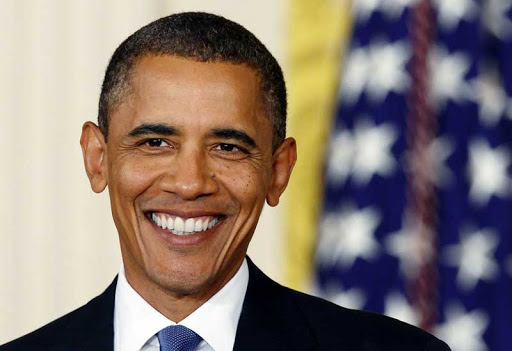
#> input picture OpenCV/imgae/sample.jpg, 512 x 351 px, given in place of plane.jpg, which was not available
$ python OpenCV_Paste.py
#> lines starting #> are read from the running program, lines starting #| are printed output that depends on the picture; pictures that were not available may be replaced by others from this repository, and a replacement may not be noted
import cv2

# 첫번째 이미지 불러오기
img1 = cv2.imread('D:\\Sources\\OpenCV_Python\\imgae\\plane.jpg')
#> img1 is the input picture: shape (351, 512, 3); mean B, G, R 115.3, 122.2, 136.1

# 첫번째 이미지 사진크기 조절
img1 = cv2.resize(img1, (620, 500))
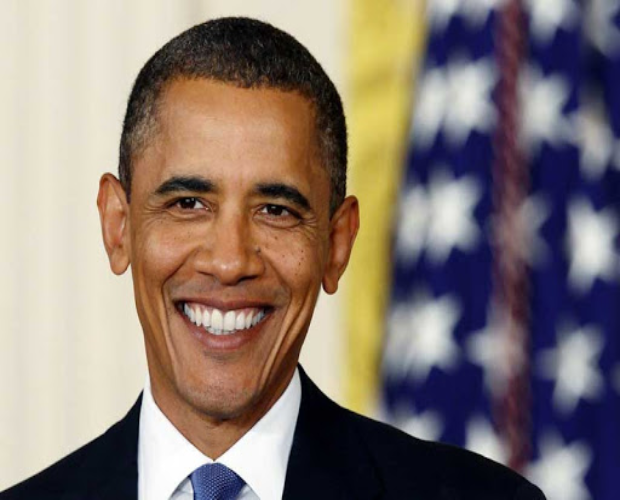
#> img1: shape (500, 620, 3); mean B, G, R 115.2, 122, 136

# 두번째 이미지 불러오기
img2 = cv2.imread('D:\\Sources\\OpenCV_Python\\imgae\\save_plane.jpg')
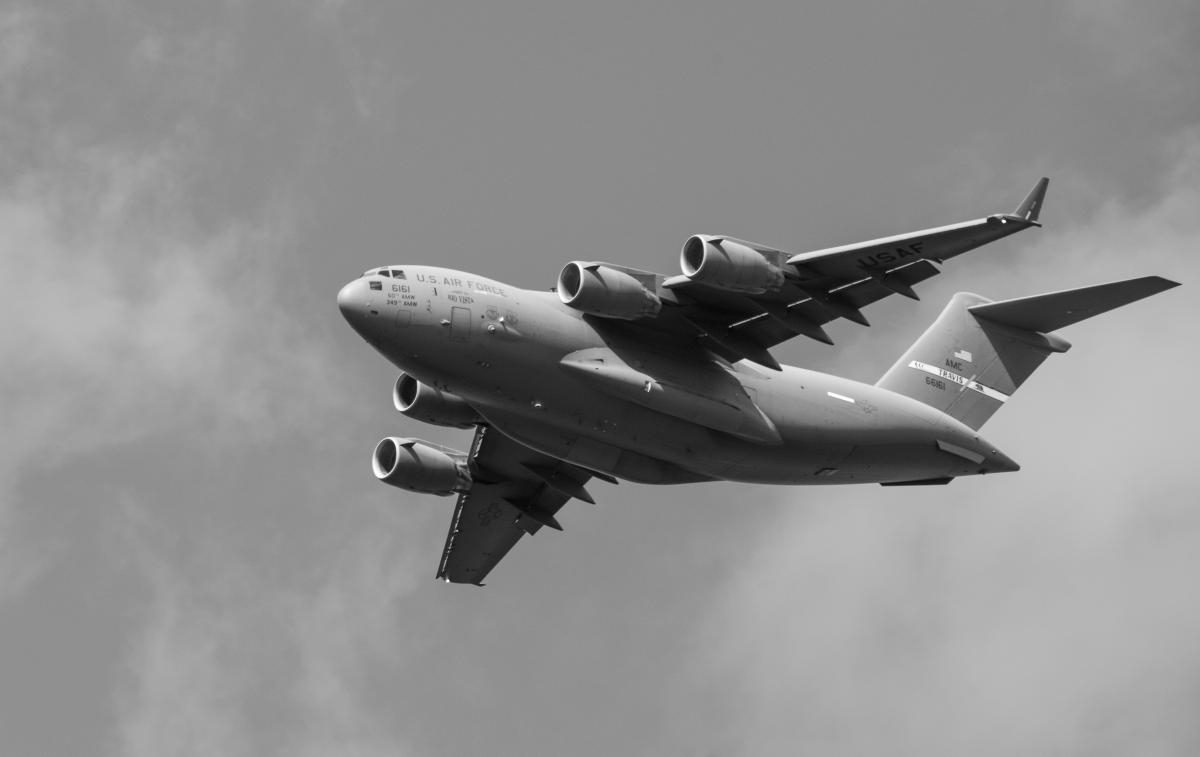
#> input picture OpenCV/imgae/save_plane.jpg, 3600 x 2270 px, found by its file name (shown at 1/3 size)
#> img2 is the input picture: shape (2270, 3600, 3); min 0, max 255, mean 140.7

# 두번째 이미지 사진크기 조절
img2 = cv2.resize(img2, (620, 500))
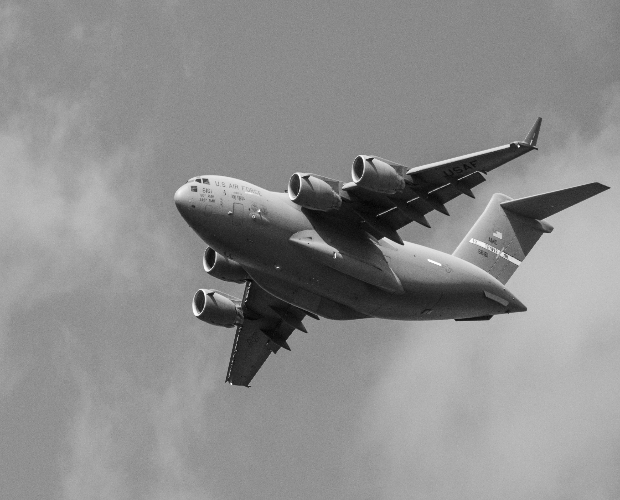
#> img2: shape (500, 620, 3); min 3, max 255, mean 140.6

# 이미지를 수평 방향으로 붙여 리턴
img3 = cv2.hconcat([img1, img2])
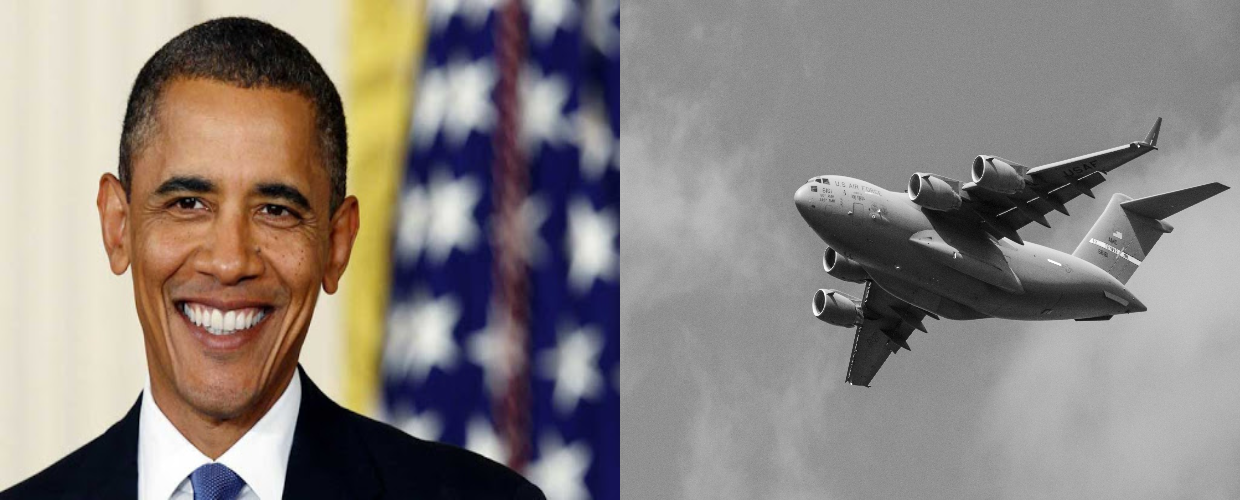
#> img3: shape (500, 1240, 3); mean B, G, R 127.9, 131.3, 138.3

# img3으로 두사진을 붙여 보여준다
cv2.imshow('image3', img3)

# 사용자의 입력을 기다린다
cv2.waitKey(0)

# 실행중인 프로그램 종료시 모든 창을 닫을때 사용
cv2.destroyAllWindows()
